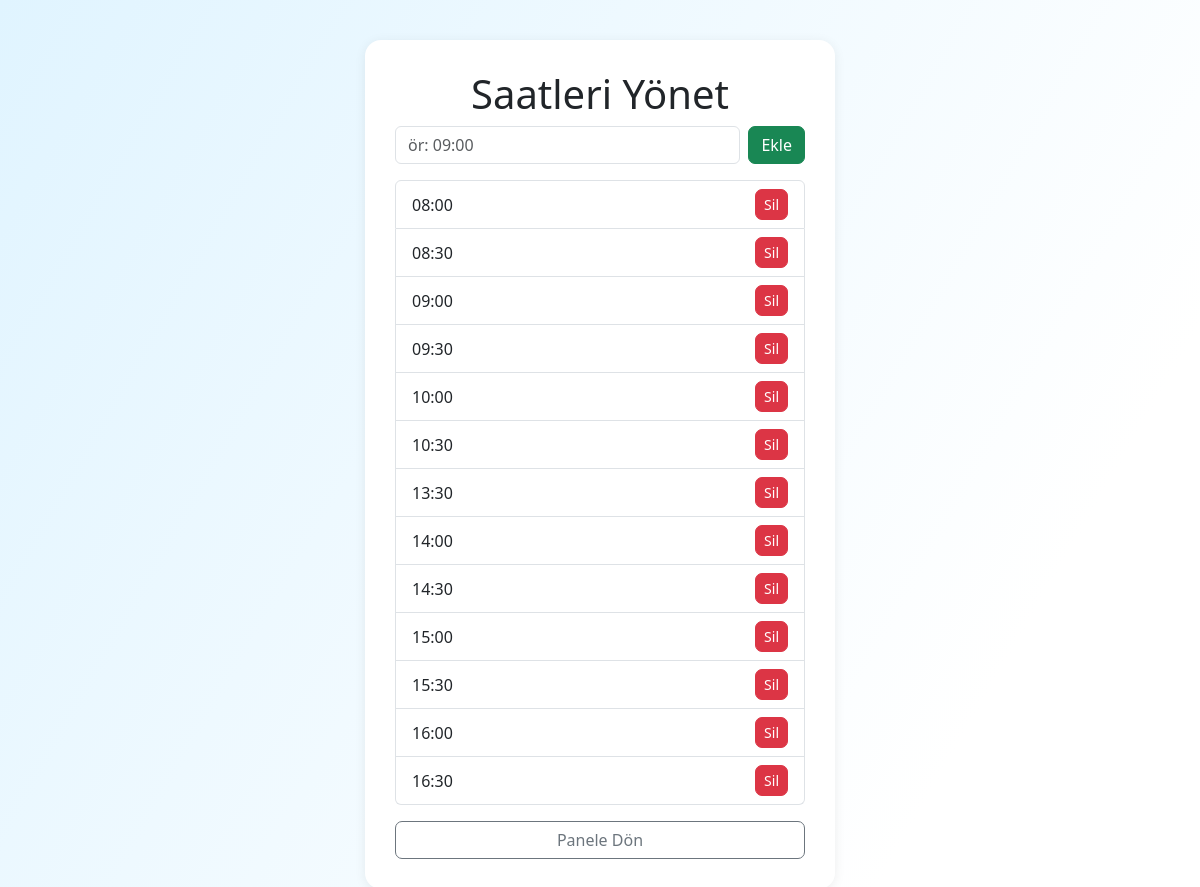
Screenshot of /admin/timeslots (signed in) with the database file from the repository.
### app.py (models this page shows)
class Timeslot(db.Model):
    id = db.Column(db.Integer, primary_key=True)
    time = db.Column(db.String(5), unique=True, nullable=False)

### app.py (the view, shortened to what this page needs)
@app.route('/admin/timeslots', methods=['GET', 'POST'])
def admin_timeslots():
    if not session.get('admin'): return redirect(url_for('admin_login'))
    return render_template('admin_timeslots.html', timeslots=Timeslot.query.order_by(Timeslot.time).all())

### templates/admin_timeslots.html (shortened to what this page needs)
<!doctype html>
<html lang="tr">
<head>
  <link href="https://cdn.jsdelivr.net/npm/bootstrap@5.3.0/dist/css/bootstrap.min.css" rel="stylesheet">
</head>
<body>
<div class="box">
  <h1>Saatleri Yönet</h1>
  <form method="POST" class="mb-3 d-flex">
    <input name="new_time" placeholder="ör: 09:00" required class="form-control me-2">
    <button name="add" class="btn btn-success">Ekle</button>
  </form>
  <ul class="list-group mb-3">
  {% for t in timeslots %}
    <li class="list-group-item d-flex justify-content-between align-items-center">
      {{ t.time }}
      <form method="POST" class="d-inline">
        <button name="delete" value="{{ t.id }}" class="btn btn-danger btn-sm">Sil</button>
      </form>
    </li>
  {% endfor %}
  </ul>
  <a href="{{ url_for('admin_panel') }}" class="btn btn-outline-secondary w-100">Panele Dön</a>
</div>
</body>
</html>

### templates/admin_timeslots.html (style rules this page uses)
body { background: linear-gradient(120deg,#e0f4ff,#fff 80%); min-height:100vh; }
.box { background:#fff; border-radius:16px; box-shadow:0 2px 12px rgba(0,0,0,.07); padding:30px; max-width:470px; margin:40px auto; }
h1 { text-align:center; }
.btn { border-radius:7px !important; }

### rows the page displays
Timeslot: time "08:00", {{ t.id }} 16 (drawn)
Timeslot: time "08:30", {{ t.id }} 2 (drawn)
Timeslot: time "09:00", {{ t.id }} 3 (drawn)
Timeslot: time "09:30", {{ t.id }} 4 (drawn)
Timeslot: time "10:00", {{ t.id }} 5 (drawn)
Timeslot: time "10:30", {{ t.id }} 6 (drawn)
Timeslot: time "13:30", {{ t.id }} 9 (drawn)
Timeslot: time "14:00", {{ t.id }} 10 (drawn)
Timeslot: time "14:30", {{ t.id }} 11 (drawn)
Timeslot: time "15:00", {{ t.id }} 12 (drawn)
Timeslot: time "15:30", {{ t.id }} 13 (drawn)
Timeslot: time "16:00", {{ t.id }} 14 (drawn)
Timeslot: time "16:30", {{ t.id }} 15 (drawn)
